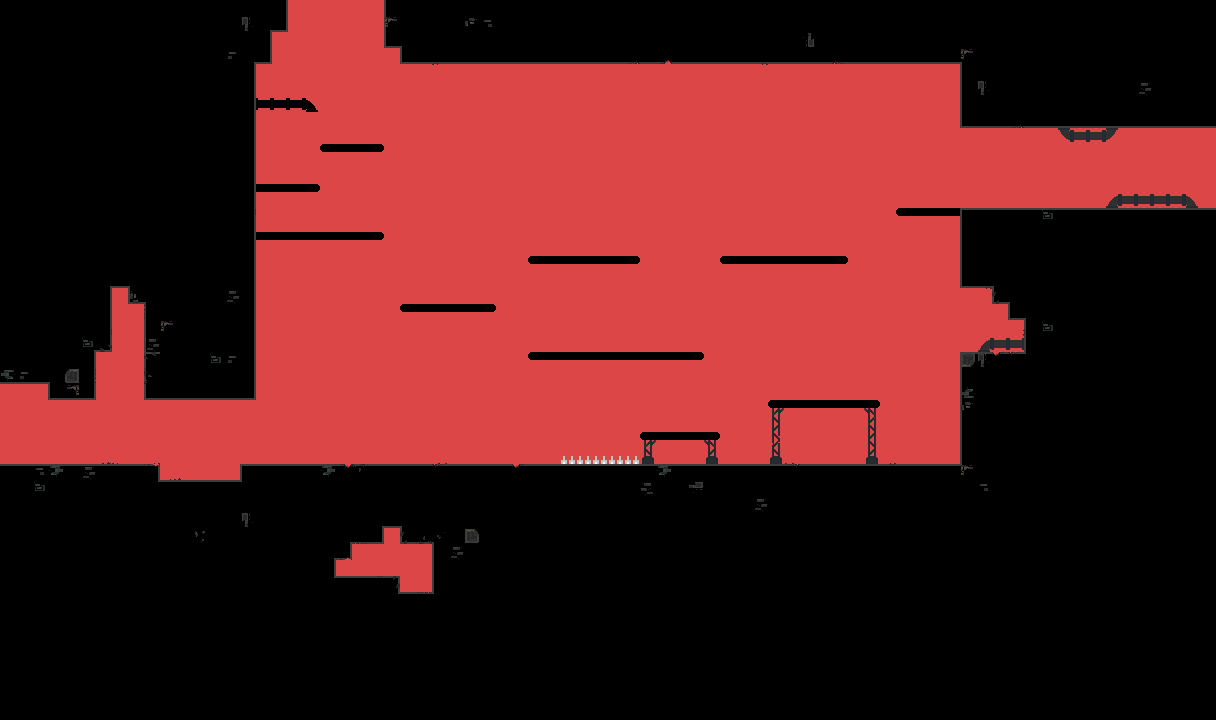

A 2D game scene composited from a Tiled map and its tileset images. What follows is a short description and the map's XML, with each tile layer's data collapsed to a summary:
An orthogonal 76x45 tile map with 16x16 px tiles, 14 tile layers (background1, background, miasma, midground, ...), 9 hidden layers not drawn, 3 tilesets.

<map version="1.4" tiledversion="1.4.3" orientation="orthogonal" renderorder="right-down" width="76" height="45" tilewidth="16" tileheight="16" infinite="0" nextlayerid="31" nextobjectid="1">
 <tileset firstgid="1" source="../../.tileset_resources/industry_tileset_colored.tsx" />
 <tileset firstgid="1161" source="../../.tileset_resources/industry_tileset_white.tsx" />
 <tileset firstgid="2321" source="../../.tileset_resources/industrial_tilesheet.tsx" />
 <group id="22" name="Background">
  <layer id="1" name="background1" width="76" height="45">
   <data>[3420 cells, 0 non-empty, 0 distinct tile ids]</data>
  </layer>
  <layer id="2" name="background" width="76" height="45">
   <data>[3420 cells, 34 non-empty, 11 distinct tile ids]</data>
  </layer>
  <layer id="23" name="miasma" width="76" height="45" tintcolor="#32ffffff">
   <data>[3420 cells, 3420 non-empty, 1 distinct tile ids]</data>
  </layer>
 </group>
 <group id="21" name="Midground">
  <layer id="3" name="midground" width="76" height="45">
   <data>[3420 cells, 0 non-empty, 0 distinct tile ids]</data>
  </layer>
  <layer id="8" name="midground1" width="76" height="45">
   <data>[3420 cells, 47 non-empty, 44 distinct tile ids]</data>
  </layer>
  <layer id="24" name="miasma" width="76" height="45" tintcolor="#32ffffff">
   <data>[3420 cells, 3420 non-empty, 1 distinct tile ids]</data>
  </layer>
 </group>
 <group id="20" name="Frontground">
  <layer id="6" name="frontground" width="76" height="45">
   <data>[3420 cells, 7 non-empty, 2 distinct tile ids]</data>
  </layer>
  <layer id="7" name="frontground1" width="76" height="45">
   <data>[3420 cells, 161 non-empty, 15 distinct tile ids]</data>
  </layer>
  <layer id="18" name="frontground2" width="76" height="45">
   <data>[3420 cells, 66 non-empty, 18 distinct tile ids]</data>
  </layer>
  <layer id="25" name="miasma" width="76" height="45" tintcolor="#32ffffff">
   <data>[3420 cells, 3420 non-empty, 1 distinct tile ids]</data>
  </layer>
 </group>
 <group id="19" name="Foreground">
  <layer id="17" name="foreground1" width="76" height="45">
   <data>[3420 cells, 0 non-empty, 0 distinct tile ids]</data>
  </layer>
  <layer id="5" name="foreground" width="76" height="45">
   <data>[3420 cells, 2207 non-empty, 31 distinct tile ids]</data>
  </layer>
  <layer id="28" name="foreground2" width="76" height="45">
   <data>[3420 cells, 51 non-empty, 13 distinct tile ids]</data>
  </layer>
  <layer id="30" name="foreground3" width="76" height="45">
   <data>[3420 cells, 14 non-empty, 4 distinct tile ids]</data>
  </layer>
 </group>
 <group id="15" name="Entities" visible="0">
  <layer id="29" name="save_game" width="76" height="45" tintcolor="#ff405d">
   <data>[3420 cells, 20 non-empty, 1 distinct tile ids]</data>
  </layer>
  <layer id="26" name="hitable_colliders" width="76" height="45" tintcolor="#640064">
   <data>[3420 cells, 5 non-empty, 1 distinct tile ids]</data>
  </layer>
  <layer id="27" name="death_colliders" width="76" height="45" tintcolor="#c80064">
   <data>[3420 cells, 5 non-empty, 1 distinct tile ids]</data>
  </layer>
  <layer id="16" name="level_transition" width="76" height="45" tintcolor="#0000fe">
   <data>[3420 cells, 30 non-empty, 1 distinct tile ids]</data>
  </layer>
  <layer id="11" name="player" width="76" height="45" tintcolor="#0000ff">
   <data>[3420 cells, 2 non-empty, 1 distinct tile ids]</data>
  </layer>
  <layer id="13" name="water" width="76" height="45" tintcolor="#5bc5fe">
   <data>[3420 cells, 5 non-empty, 1 distinct tile ids]</data>
  </layer>
  <layer id="10" name="collisions" width="76" height="45" tintcolor="#00ff00">
   <data>[3420 cells, 2201 non-empty, 4 distinct tile ids]</data>
  </layer>
  <layer id="14" name="flying_enemies" width="76" height="45" tintcolor="#fef600">
   <data>[3420 cells, 2 non-empty, 2 distinct tile ids]</data>
  </layer>
  <layer id="12" name="enemies" width="76" height="45" tintcolor="#ff0000">
   <data>[3420 cells, 6 non-empty, 2 distinct tile ids]</data>
  </layer>
 </group>
</map>
